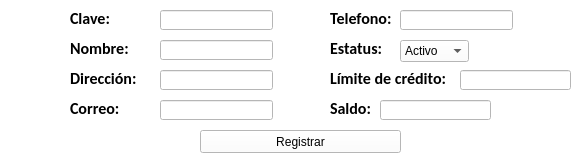
        <widget class="QWidget" name="tab_15">
         <property name="styleSheet">
          <string notr="true">background-color: rgb(255, 255, 255);</string>
         </property>
         <attribute name="title">
          <string>Registro de cliente</string>
         </attribute>
         <widget class="QLineEdit" name="celda_registro_limite_credito">
          <property name="enabled">
           <bool>true</bool>
          </property>
          <property name="geometry">
           <rect>
            <x>460</x>
            <y>70</y>
            <width>111</width>
            <height>20</height>
           </rect>
          </property>
         </widget>
         <widget class="QLineEdit" name="celda_registro_correo">
          <property name="enabled">
           <bool>true</bool>
          </property>
          <property name="geometry">
           <rect>
            <x>160</x>
            <y>100</y>
            <width>113</width>
            <height>20</height>
           </rect>
          </property>
         </widget>
         <widget class="QPushButton" name="boton_registro_cte">
          <property name="enabled">
           <bool>true</bool>
          </property>
          <property name="geometry">
           <rect>
            <x>200</x>
            <y>130</y>
            <width>201</width>
            <height>23</height>
           </rect>
          </property>
          <property name="text">
           <string>Registrar</string>
          </property>
         </widget>
         <widget class="QLabel" name="label_18">
          <property name="enabled">
           <bool>true</bool>
          </property>
          <property name="geometry">
           <rect>
            <x>70</x>
            <y>100</y>
            <width>71</width>
            <height>16</height>
           </rect>
          </property>
          <property name="font">
           <font>
            <family>Calibri</family>
            <pointsize>12</pointsize>
            <weight>75</weight>
            <bold>true</bold>
           </font>
          </property>
          <property name="text">
           <string>Correo:</string>
          </property>
         </widget>
         <widget class="QLineEdit" name="celda_registro_nombre">
          <property name="enabled">
           <bool>true</bool>
          </property>
          <property name="geometry">
           <rect>
            <x>160</x>
            <y>40</y>
            <width>113</width>
            <height>20</height>
           </rect>
          </property>
         </widget>
         <widget class="QLineEdit" name="celda_registro_telefono">
          <property name="enabled">
           <bool>true</bool>
          </property>
          <property name="geometry">
           <rect>
            <x>400</x>
            <y>10</y>
            <width>113</width>
            <height>20</height>
           </rect>
          </property>
         </widget>
         <widget class="QComboBox" name="combo_box_registro_estatus">
          <property name="enabled">
           <bool>true</bool>
          </property>
          <property name="geometry">
           <rect>
            <x>400</x>
            <y>40</y>
            <width>69</width>
            <height>22</height>
           </rect>
          </property>
          <item>
           <property name="text">
            <string>Activo</string>
           </property>
          </item>
          <item>
           <property name="text">
            <string>Inactivo</string>
           </property>
          </item>
         </widget>
         <widget class="QLabel" name="label_19">
          <property name="enabled">
           <bool>true</bool>
          </property>
          <property name="geometry">
           <rect>
            <x>330</x>
            <y>10</y>
            <width>61</width>
            <height>16</height>
           </rect>
          </property>
          <property name="font">
           <font>
            <family>Calibri</family>
            <pointsize>12</pointsize>
            <weight>75</weight>
            <bold>true</bold>
           </font>
          </property>
          <property name="text">
           <string>Telefono:</string>
          </property>
         </widget>
         <widget class="QLineEdit" name="celda_registro_clave">
          <property name="enabled">
           <bool>true</bool>
          </property>
          <property name="geometry">
           <rect>
            <x>160</x>
            <y>10</y>
            <width>113</width>
            <height>20</height>
           </rect>
          </property>
         </widget>
         <widget class="QLabel" name="label_20">
          <property name="enabled">
           <bool>true</bool>
          </property>
          <property name="geometry">
           <rect>
            <x>70</x>
            <y>70</y>
            <width>81</width>
            <height>16</height>
           </rect>
          </property>
          <property name="font">
           <font>
            <family>Calibri</family>
            <pointsize>12</pointsize>
            <weight>75</weight>
            <bold>true</bold>
           </font>
          </property>
          <property name="text">
           <string>Dirección:</string>
          </property>
         </widget>
         <widget class="QLineEdit" name="celda_registro_direccion">
          <property name="enabled">
           <bool>true</bool>
          </property>
          <property name="geometry">
           <rect>
            <x>160</x>
            <y>70</y>
            <width>113</width>
            <height>20</height>
           </rect>
          </property>
         </widget>
         <widget class="QLabel" name="label_21">
          <property name="enabled">
           <bool>true</bool>
          </property>
          <property name="geometry">
           <rect>
            <x>330</x>
            <y>70</y>
            <width>121</width>
            <height>16</height>
           </rect>
          </property>
          <property name="font">
           <font>
            <family>Calibri</family>
            <pointsize>12</pointsize>
            <weight>75</weight>
            <bold>true</bold>
           </font>
          </property>
          <property name="text">
           <string>Límite de crédito:</string>
          </property>
         </widget>
         <widget class="QLabel" name="label_22">
          <property name="enabled">
           <bool>true</bool>
          </property>
          <property name="geometry">
           <rect>
            <x>330</x>
            <y>40</y>
            <width>61</width>
            <height>16</height>
           </rect>
          </property>
          <property name="font">
           <font>
            <family>Calibri</family>
            <pointsize>12</pointsize>
            <weight>75</weight>
            <bold>true</bold>
           </font>
          </property>
          <property name="text">
           <string>Estatus:</string>
          </property>
         </widget>
         <widget class="QLabel" name="label_24">
          <property name="enabled">
           <bool>true</bool>
          </property>
          <property name="geometry">
           <rect>
            <x>70</x>
            <y>40</y>
            <width>71</width>
            <height>16</height>
           </rect>
          </property>
          <property name="font">
           <font>
            <family>Calibri</family>
            <pointsize>12</pointsize>
            <weight>75</weight>
            <bold>true</bold>
           </font>
          </property>
          <property name="text">
           <string>Nombre:</string>
          </property>
         </widget>
         <widget class="QLabel" name="label_25">
          <property name="enabled">
           <bool>true</bool>
          </property>
          <property name="geometry">
           <rect>
            <x>70</x>
            <y>10</y>
            <width>51</width>
            <height>16</height>
           </rect>
          </property>
          <property name="font">
           <font>
            <family>Calibri</family>
            <pointsize>12</pointsize>
            <weight>75</weight>
            <bold>true</bold>
           </font>
          </property>
          <property name="text">
           <string>Clave:</string>
          </property>
         </widget>
         <widget class="QLabel" name="label_23">
          <property name="enabled">
           <bool>true</bool>
          </property>
          <property name="geometry">
           <rect>
            <x>330</x>
            <y>100</y>
            <width>51</width>
            <height>16</height>
           </rect>
          </property>
          <property name="font">
           <font>
            <family>Calibri</family>
            <pointsize>12</pointsize>
            <weight>75</weight>
            <bold>true</bold>
           </font>
          </property>
          <property name="text">
           <string>Saldo:</string>
          </property>
         </widget>
         <widget class="QLineEdit" name="celda_registro_saldo">
          <property name="enabled">
           <bool>true</bool>
          </property>
          <property name="geometry">
           <rect>
            <x>380</x>
            <y>100</y>
            <width>111</width>
            <height>20</height>
           </rect>
          </property>
         </widget>
        </widget>
